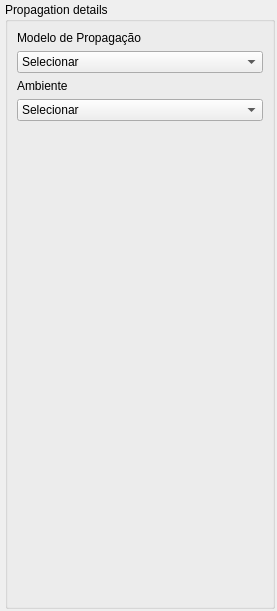
               <widget class="QWidget" name="scroll_area_widget_contents_model">
                <property name="geometry">
                 <rect>
                  <x>0</x>
                  <y>0</y>
                  <width>277</width>
                  <height>611</height>
                 </rect>
                </property>
                <layout class="QVBoxLayout" name="verticalLayout_14">
                 <property name="leftMargin">
                  <number>5</number>
                 </property>
                 <property name="topMargin">
                  <number>2</number>
                 </property>
                 <property name="rightMargin">
                  <number>2</number>
                 </property>
                 <property name="bottomMargin">
                  <number>2</number>
                 </property>
                 <item>
                  <widget class="QGroupBox" name="group_box_propagation_model_details">
                   <property name="title">
                    <string>Propagation details</string>
                   </property>
                   <layout class="QFormLayout" name="formLayout_13">
                    <item row="0" column="0">
                     <widget class="QLabel" name="label_propagation_model">
                      <property name="text">
                       <string>Modelo de Propagação</string>
                      </property>
                     </widget>
                    </item>
                    <item row="1" column="0" colspan="2">
                     <widget class="QComboBox" name="combo_box_propagation_model">
                      <property name="currentText">
                       <string>Selecionar</string>
                      </property>
                      <item>
                       <property name="text">
                        <string>Selecionar</string>
                       </property>
                      </item>
                      <item>
                       <property name="text">
                        <string>COST231-Hata</string>
                       </property>
                      </item>
                      <item>
                       <property name="text">
                        <string>HATA Path Loss</string>
                       </property>
                      </item>
                      <item>
                       <property name="text">
                        <string>Friis model</string>
                       </property>
                      </item>
                      <item>
                       <property name="text">
                        <string>Two-rays ground reflection</string>
                       </property>
                      </item>
                      <item>
                       <property name="text">
                        <string>Log-distance</string>
                       </property>
                      </item>
                      <item>
                       <property name="text">
                        <string>One-slope</string>
                       </property>
                      </item>
                     </widget>
                    </item>
                    <item row="2" column="0">
                     <widget class="QLabel" name="label_enviroment">
                      <property name="text">
                       <string>Ambiente</string>
                      </property>
                     </widget>
                    </item>
                    <item row="3" column="0" colspan="2">
                     <widget class="QComboBox" name="combo_box_environment">
                      <item>
                       <property name="text">
                        <string>Selecionar</string>
                       </property>
                      </item>
                      <item>
                       <property name="text">
                        <string>Conservador / Cidade</string>
                       </property>
                      </item>
                      <item>
                       <property name="text">
                        <string>Otimista / Desobstruído</string>
                       </property>
                      </item>
                      <item>
                       <property name="text">
                        <string>Misto</string>
                       </property>
                      </item>
                     </widget>
                    </item>
                   </layout>
                  </widget>
                 </item>
                </layout>
               </widget>
